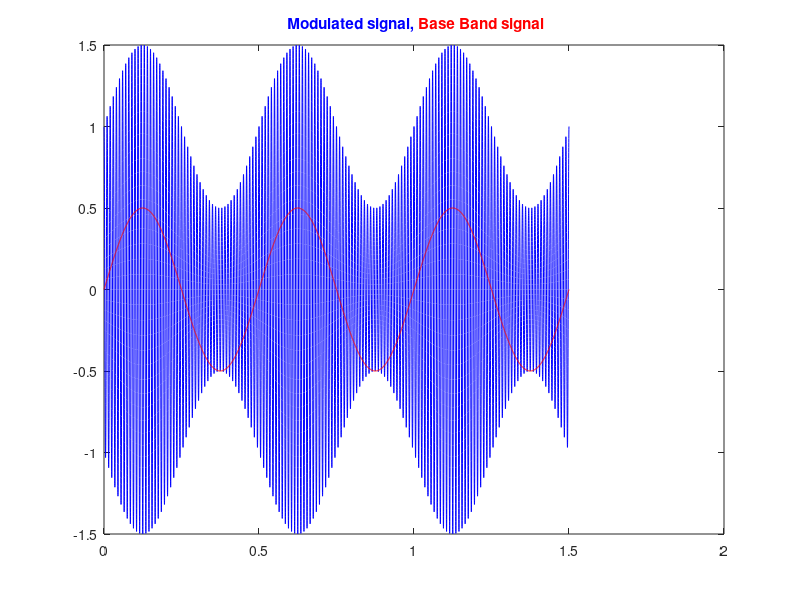
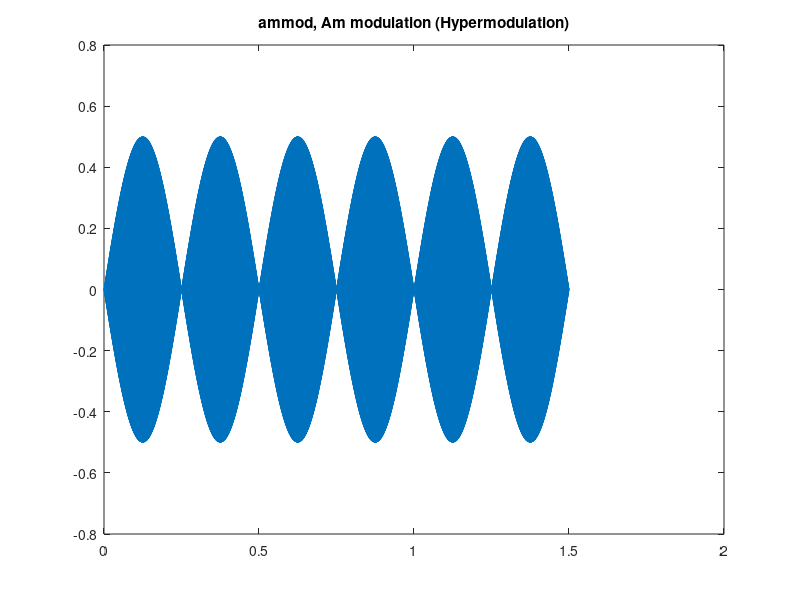

Write the MATLAB code that produced these figures, in order.
 
Am = 0.5;
fm = 2;
Tm = 1/fm;
Tw = 3*Tm;

Ac = 1;
fc = 100;
Tc = 1/fc;
dt = Tc/100;
t=dt:dt:Tw;

% sm = base band signal
sm = Am*sin(2*pi*fm*t);
% sc = carrier signal
sc = Ac*cos(2*pi*fc*t);

% x1 =  AM signal
x1 = sm.*sc + Ac*sc;
plot(t, x1, 'b')
hold on
plot(t, sm, 'r')
title('\color{blue} Modulated signal, \color{red}Base Band signal');

% x2 = ammod signal
fs = 400;
x2 = ammod(sm, fc, fs);
figure
plot(t, x2)
title('ammod, Am modulation (Hypermodulation)');

